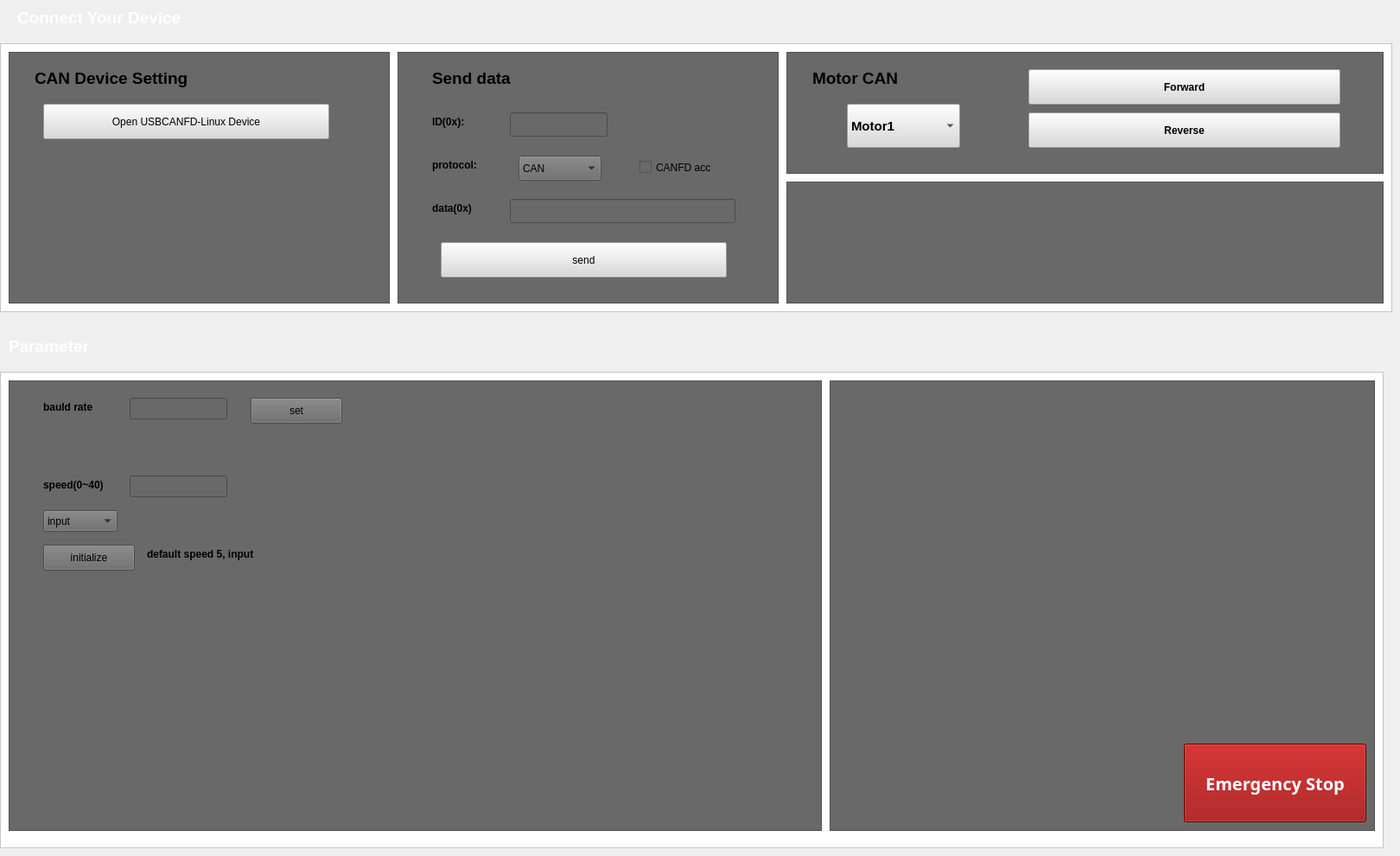
    <widget class="QWidget" name="tab1">
     <property name="font">
      <font>
       <bold>true</bold>
      </font>
     </property>
     <property name="styleSheet">
      <string notr="true"/>
     </property>
     <attribute name="icon">
      <iconset theme="emblem-system"/>
     </attribute>
     <attribute name="title">
      <string/>
     </attribute>
     <widget class="QFrame" name="frame">
      <property name="geometry">
       <rect>
        <x>0</x>
        <y>50</y>
        <width>1611</width>
        <height>311</height>
       </rect>
      </property>
      <property name="styleSheet">
       <string notr="true">background-color: rgb(255, 255, 255);</string>
      </property>
      <property name="frameShape">
       <enum>QFrame::StyledPanel</enum>
      </property>
      <property name="frameShadow">
       <enum>QFrame::Raised</enum>
      </property>
      <widget class="QFrame" name="frame_3">
       <property name="geometry">
        <rect>
         <x>10</x>
         <y>10</y>
         <width>441</width>
         <height>291</height>
        </rect>
       </property>
       <property name="styleSheet">
        <string notr="true">background-color: rgb(105, 105, 105);</string>
       </property>
       <property name="frameShape">
        <enum>QFrame::StyledPanel</enum>
       </property>
       <property name="frameShadow">
        <enum>QFrame::Raised</enum>
       </property>
       <widget class="QLabel" name="label_3">
        <property name="geometry">
         <rect>
          <x>30</x>
          <y>20</y>
          <width>241</width>
          <height>21</height>
         </rect>
        </property>
        <property name="font">
         <font>
          <pointsize>14</pointsize>
          <bold>true</bold>
          <strikeout>false</strikeout>
         </font>
        </property>
        <property name="styleSheet">
         <string notr="true">color: rgb(0, 0, 0);</string>
        </property>
        <property name="text">
         <string>CAN Device Setting</string>
        </property>
       </widget>
       <widget class="QPushButton" name="pushButton">
        <property name="geometry">
         <rect>
          <x>40</x>
          <y>60</y>
          <width>331</width>
          <height>41</height>
         </rect>
        </property>
        <property name="styleSheet">
         <string notr="true">background-color: rgb(217, 217, 217);</string>
        </property>
        <property name="text">
         <string>Open USBCANFD-Linux Device</string>
        </property>
       </widget>
      </widget>
      <widget class="QFrame" name="frame_4">
       <property name="geometry">
        <rect>
         <x>460</x>
         <y>10</y>
         <width>441</width>
         <height>291</height>
        </rect>
       </property>
       <property name="styleSheet">
        <string notr="true">background-color: rgb(105, 105, 105);</string>
       </property>
       <property name="frameShape">
        <enum>QFrame::StyledPanel</enum>
       </property>
       <property name="frameShadow">
        <enum>QFrame::Raised</enum>
       </property>
       <widget class="QLabel" name="label_7">
        <property name="geometry">
         <rect>
          <x>40</x>
          <y>20</y>
          <width>241</width>
          <height>21</height>
         </rect>
        </property>
        <property name="font">
         <font>
          <pointsize>14</pointsize>
          <bold>true</bold>
          <strikeout>false</strikeout>
         </font>
        </property>
        <property name="styleSheet">
         <string notr="true">color: rgb(0, 0, 0);</string>
        </property>
        <property name="text">
         <string>Send data</string>
        </property>
       </widget>
       <widget class="QLineEdit" name="lineEdit">
        <property name="geometry">
         <rect>
          <x>130</x>
          <y>70</y>
          <width>113</width>
          <height>28</height>
         </rect>
        </property>
       </widget>
       <widget class="QLabel" name="label_8">
        <property name="geometry">
         <rect>
          <x>40</x>
          <y>70</y>
          <width>80</width>
          <height>21</height>
         </rect>
        </property>
        <property name="font">
         <font>
          <bold>true</bold>
         </font>
        </property>
        <property name="text">
         <string>ID(0x):</string>
        </property>
       </widget>
       <widget class="QLabel" name="label_9">
        <property name="geometry">
         <rect>
          <x>40</x>
          <y>120</y>
          <width>80</width>
          <height>21</height>
         </rect>
        </property>
        <property name="font">
         <font>
          <bold>true</bold>
         </font>
        </property>
        <property name="text">
         <string>protocol:</string>
        </property>
       </widget>
       <widget class="QComboBox" name="comboBox">
        <property name="geometry">
         <rect>
          <x>140</x>
          <y>120</y>
          <width>96</width>
          <height>29</height>
         </rect>
        </property>
        <item>
         <property name="text">
          <string>CAN</string>
         </property>
        </item>
        <item>
         <property name="text">
          <string>CANFD</string>
         </property>
        </item>
       </widget>
       <widget class="QCheckBox" name="checkBox">
        <property name="geometry">
         <rect>
          <x>280</x>
          <y>120</y>
          <width>121</width>
          <height>27</height>
         </rect>
        </property>
        <property name="text">
         <string>CANFD acc</string>
        </property>
       </widget>
       <widget class="QLabel" name="label_10">
        <property name="geometry">
         <rect>
          <x>40</x>
          <y>170</y>
          <width>80</width>
          <height>21</height>
         </rect>
        </property>
        <property name="font">
         <font>
          <bold>true</bold>
         </font>
        </property>
        <property name="text">
         <string>data(0x)</string>
        </property>
       </widget>
       <widget class="QLineEdit" name="lineEdit_2">
        <property name="geometry">
         <rect>
          <x>130</x>
          <y>170</y>
          <width>261</width>
          <height>28</height>
         </rect>
        </property>
       </widget>
       <widget class="QPushButton" name="pushButton_2">
        <property name="geometry">
         <rect>
          <x>50</x>
          <y>220</y>
          <width>331</width>
          <height>41</height>
         </rect>
        </property>
        <property name="styleSheet">
         <string notr="true">background-color: rgb(217, 217, 217);</string>
        </property>
        <property name="text">
         <string>send</string>
        </property>
       </widget>
      </widget>
      <widget class="QFrame" name="frame_5">
       <property name="geometry">
        <rect>
         <x>910</x>
         <y>10</y>
         <width>691</width>
         <height>141</height>
        </rect>
       </property>
       <property name="styleSheet">
        <string notr="true">background-color: rgb(105, 105, 105);</string>
       </property>
       <property name="frameShape">
        <enum>QFrame::StyledPanel</enum>
       </property>
       <property name="frameShadow">
        <enum>QFrame::Raised</enum>
       </property>
       <widget class="QLabel" name="label_4">
        <property name="geometry">
         <rect>
          <x>30</x>
          <y>20</y>
          <width>241</width>
          <height>21</height>
         </rect>
        </property>
        <property name="font">
         <font>
          <pointsize>14</pointsize>
          <bold>true</bold>
          <strikeout>false</strikeout>
         </font>
        </property>
        <property name="styleSheet">
         <string notr="true">color: rgb(0, 0, 0);</string>
        </property>
        <property name="text">
         <string>Motor CAN</string>
        </property>
       </widget>
       <widget class="QComboBox" name="motor_comboBox">
        <property name="geometry">
         <rect>
          <x>70</x>
          <y>60</y>
          <width>131</width>
          <height>51</height>
         </rect>
        </property>
        <property name="font">
         <font>
          <pointsize>11</pointsize>
          <italic>false</italic>
          <bold>true</bold>
         </font>
        </property>
        <property name="styleSheet">
         <string notr="true">background-color: rgb(217, 217, 217);</string>
        </property>
        <property name="currentText">
         <string>Motor1</string>
        </property>
        <property name="currentIndex">
         <number>0</number>
        </property>
        <item>
         <property name="text">
          <string>Motor1</string>
         </property>
        </item>
        <item>
         <property name="text">
          <string>Motor2</string>
         </property>
        </item>
       </widget>
       <widget class="QPushButton" name="forward">
        <property name="geometry">
         <rect>
          <x>280</x>
          <y>20</y>
          <width>361</width>
          <height>41</height>
         </rect>
        </property>
        <property name="font">
         <font>
          <bold>true</bold>
         </font>
        </property>
        <property name="styleSheet">
         <string notr="true">background-color: rgb(217, 217, 217);</string>
        </property>
        <property name="text">
         <string>Forward</string>
        </property>
       </widget>
       <widget class="QPushButton" name="reverse">
        <property name="geometry">
         <rect>
          <x>280</x>
          <y>70</y>
          <width>361</width>
          <height>41</height>
         </rect>
        </property>
        <property name="font">
         <font>
          <bold>true</bold>
         </font>
        </property>
        <property name="styleSheet">
         <string notr="true">background-color: rgb(217, 217, 217);</string>
        </property>
        <property name="text">
         <string>Reverse</string>
        </property>
       </widget>
      </widget>
      <widget class="QFrame" name="frame_6">
       <property name="geometry">
        <rect>
         <x>910</x>
         <y>160</y>
         <width>691</width>
         <height>141</height>
        </rect>
       </property>
       <property name="styleSheet">
        <string notr="true">background-color: rgb(105, 105, 105);</string>
       </property>
       <property name="frameShape">
        <enum>QFrame::StyledPanel</enum>
       </property>
       <property name="frameShadow">
        <enum>QFrame::Raised</enum>
       </property>
      </widget>
     </widget>
     <widget class="QFrame" name="frame_2">
      <property name="geometry">
       <rect>
        <x>0</x>
        <y>430</y>
        <width>1601</width>
        <height>551</height>
       </rect>
      </property>
      <property name="styleSheet">
       <string notr="true">background-color: rgb(255, 255, 255);</string>
      </property>
      <property name="frameShape">
       <enum>QFrame::StyledPanel</enum>
      </property>
      <property name="frameShadow">
       <enum>QFrame::Raised</enum>
      </property>
      <widget class="QFrame" name="frame_7">
       <property name="geometry">
        <rect>
         <x>10</x>
         <y>10</y>
         <width>941</width>
         <height>521</height>
        </rect>
       </property>
       <property name="styleSheet">
        <string notr="true">background-color: rgb(105, 105, 105);</string>
       </property>
       <property name="frameShape">
        <enum>QFrame::StyledPanel</enum>
       </property>
       <property name="frameShadow">
        <enum>QFrame::Raised</enum>
       </property>
       <widget class="QPushButton" name="pushButton_3">
        <property name="geometry">
         <rect>
          <x>40</x>
          <y>190</y>
          <width>106</width>
          <height>30</height>
         </rect>
        </property>
        <property name="text">
         <string>initialize</string>
        </property>
       </widget>
       <widget class="QPushButton" name="pushButton_4">
        <property name="geometry">
         <rect>
          <x>280</x>
          <y>20</y>
          <width>106</width>
          <height>30</height>
         </rect>
        </property>
        <property name="text">
         <string>set</string>
        </property>
       </widget>
       <widget class="QLabel" name="label_31">
        <property name="geometry">
         <rect>
          <x>40</x>
          <y>20</y>
          <width>80</width>
          <height>21</height>
         </rect>
        </property>
        <property name="font">
         <font>
          <bold>true</bold>
         </font>
        </property>
        <property name="text">
         <string>bauld rate</string>
        </property>
       </widget>
       <widget class="QLineEdit" name="lineEdit_5">
        <property name="geometry">
         <rect>
          <x>140</x>
          <y>20</y>
          <width>113</width>
          <height>25</height>
         </rect>
        </property>
       </widget>
       <widget class="QLabel" name="label_32">
        <property name="geometry">
         <rect>
          <x>40</x>
          <y>110</y>
          <width>101</width>
          <height>21</height>
         </rect>
        </property>
        <property name="font">
         <font>
          <bold>true</bold>
         </font>
        </property>
        <property name="text">
         <string>speed(0~40)</string>
        </property>
       </widget>
       <widget class="QLineEdit" name="lineEdit_6">
        <property name="geometry">
         <rect>
          <x>140</x>
          <y>110</y>
          <width>113</width>
          <height>25</height>
         </rect>
        </property>
       </widget>
       <widget class="QComboBox" name="comboBox_2">
        <property name="geometry">
         <rect>
          <x>40</x>
          <y>150</y>
          <width>86</width>
          <height>25</height>
         </rect>
        </property>
        <item>
         <property name="text">
          <string>input</string>
         </property>
        </item>
        <item>
         <property name="text">
          <string>output</string>
         </property>
        </item>
       </widget>
       <widget class="QLabel" name="label_33">
        <property name="geometry">
         <rect>
          <x>160</x>
          <y>190</y>
          <width>171</width>
          <height>21</height>
         </rect>
        </property>
        <property name="font">
         <font>
          <bold>true</bold>
         </font>
        </property>
        <property name="text">
         <string>default speed 5, input</string>
        </property>
       </widget>
      </widget>
      <widget class="QFrame" name="frame_8">
       <property name="geometry">
        <rect>
         <x>960</x>
         <y>10</y>
         <width>631</width>
         <height>521</height>
        </rect>
       </property>
       <property name="styleSheet">
        <string notr="true">background-color: rgb(105, 105, 105);</string>
       </property>
       <property name="frameShape">
        <enum>QFrame::StyledPanel</enum>
       </property>
       <property name="frameShadow">
        <enum>QFrame::Raised</enum>
       </property>
       <widget class="QPushButton" name="emergency_stop_1">
        <property name="geometry">
         <rect>
          <x>410</x>
          <y>420</y>
          <width>211</width>
          <height>91</height>
         </rect>
        </property>
        <property name="font">
         <font>
          <family>Ubuntu Condensed</family>
          <pointsize>15</pointsize>
          <italic>false</italic>
          <bold>true</bold>
         </font>
        </property>
        <property name="styleSheet">
         <string notr="true">background-color: rgb(150, 0, 0);
font: 700 15pt &quot;Ubuntu Condensed&quot;;
color: rgb(255, 255, 255);</string>
        </property>
        <property name="text">
         <string>Emergency Stop</string>
        </property>
        <property name="icon">
         <iconset theme="application-exit"/>
        </property>
        <property name="iconSize">
         <size>
          <width>36</width>
          <height>36</height>
         </size>
        </property>
        <property name="flat">
         <bool>false</bool>
        </property>
       </widget>
      </widget>
     </widget>
     <widget class="QLabel" name="label">
      <property name="geometry">
       <rect>
        <x>20</x>
        <y>10</y>
        <width>241</width>
        <height>21</height>
       </rect>
      </property>
      <property name="font">
       <font>
        <pointsize>14</pointsize>
        <bold>true</bold>
        <strikeout>false</strikeout>
       </font>
      </property>
      <property name="styleSheet">
       <string notr="true">color: rgb(255, 255, 255);</string>
      </property>
      <property name="text">
       <string>Connect Your Device</string>
      </property>
     </widget>
     <widget class="QLabel" name="label_2">
      <property name="geometry">
       <rect>
        <x>10</x>
        <y>390</y>
        <width>261</width>
        <height>21</height>
       </rect>
      </property>
      <property name="font">
       <font>
        <pointsize>14</pointsize>
        <bold>true</bold>
        <strikeout>false</strikeout>
       </font>
      </property>
      <property name="styleSheet">
       <string notr="true">color: rgb(255, 255, 255);</string>
      </property>
      <property name="text">
       <string>Parameter</string>
      </property>
     </widget>
    </widget>
